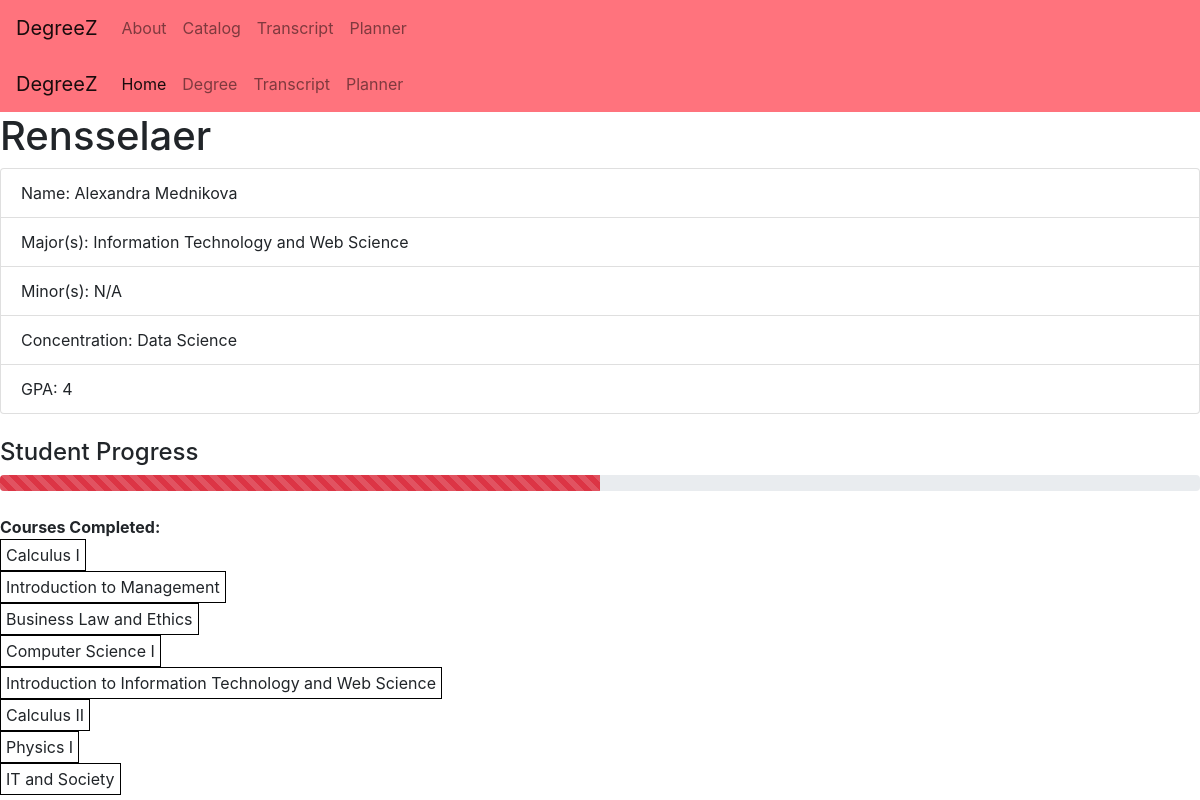
Screenshot of /client/home.php with the database file from the repository.
### tables this page shows
CREATE TABLE `testing` (
  `Major` varchar(100) NOT NULL,
  `Minor` varchar(100) NOT NULL,
  `Concentration` varchar(100) NOT NULL,
  `GPA` decimal(60,0) NOT NULL,
  `Person` varchar(100) NOT NULL
);

CREATE TABLE `classes` (
  `taken` varchar(100) NOT NULL
);

### client/home.php (the view, shortened to what this page needs)
<?php
	$dbUser = 'root';
	$dbPass = '';
	$dbSelect = 'test2';
	@ $db = new mysqli('localhost', $dbUser, $dbPass, $dbSelect);
    $sql = "SELECT Major, Minor, Concentration, GPA, Person FROM testing";
    $result = $db->query($sql);
    ?>
<link rel="stylesheet" href="https://cdn.jsdelivr.net/npm/bootstrap@4.5.3/dist/css/bootstrap.min.css">
<link rel="stylesheet" href="../degree-z.css">
</head>
<body>
    <nav class="navbar navbar-expand-lg navbar-light" style="background-color: #FF737D;">
        <a class="navbar-brand" href="#">DegreeZ</a>
        <div class="collapse navbar-collapse" id="navbarNav">
            <ul class="navbar-nav">
                <li class="nav-item active">
                    <a class="nav-link" href="home.html">Home </a>
                </li>
                <li class="nav-item">
                    <a class="nav-link" href="course-major-info.html">Degree</a>
                </li>
                <li class="nav-item">
                    <a class="nav-link" href="transcriptupload/transcriptupload.html">Transcript</a>
                </li>
                <li class="nav-item">
                    <a class="nav-link" href="future-semester-planner/future-semester-planner.html">Planner</a>
                </li>
            </ul>
        </div>
    </nav>
    <h1 class="header">Rensselaer</h1>
    <ul class="list-group">
    <li class="list-group-item"> <?php
        $result0 = $db->query($sql);
        if ($result0->num_rows > 0) {
  while($row1 = $result0->fetch_assoc()) {
    echo "Name: " . $row1["Person"].  "<br>";
  }
}
?></li>
        <li class="list-group-item"> <?php if ($result->num_rows > 0) {
  while($row = $result->fetch_assoc()) {
    echo "Major(s): " . $row["Major"].  "<br>";
  }
}
?></li>
        <li class="list-group-item"><?php
        $result1 = $db->query($sql);
        if ($result1->num_rows > 0) {
  while($row1 = $result1->fetch_assoc()) {
    echo "Minor(s): " . $row1["Minor"].  "<br>";
  }
}
?>
</li>
        <li class="list-group-item"><?php
        $result2 = $db->query($sql);
        if ($result2->num_rows > 0) {
  while($row1 = $result2->fetch_assoc()) {
    echo "Concentration: " . $row1["Concentration"].  "<br>";
  }
}
?>
        </li>
        <li class="list-group-item"><?php
        $result3 = $db->query($sql);
        if ($result3->num_rows > 0) {
  while($row1 = $result3->fetch_assoc()) {
    echo "GPA: " . $row1["GPA"].  "<br>";
  }
}
?></li>
    </ul><br>
    <h4>Student Progress</h4>
    <div class="progress">
        <div class="progress-bar progress-bar-striped bg-danger" role="progressbar" style="width: 50%" aria-valuenow="100" aria-valuemin="0" aria-valuemax="100"></div>
    </div><br>
<?php
    $sql2 = "SELECT taken FROM classes";
    $result5 = $db->query($sql2);
    if ($result5->num_rows > 0) {
        echo "<b>Courses Completed:</b> </br>";
        while($row1 = $result5->fetch_assoc()) {
          echo "<table> <td> " . $row1["taken"].  " </td> </table>";
        }
      }
    ?>

### degree-z.css (style rules this page uses)
body { margin: 0; }
table, th, td { border: 1px solid black; border-collapse: collapse; }
th, td { padding: 5px; text-align: left; }

### rows the page displays
testing: Person "Alexandra Mednikova", Major "Information Technology and Web Science", Minor "N/A", Concentration "Data Science", GPA "4"
classes: taken "Calculus I"
classes: taken "Introduction to Management"
classes: taken "Business Law and Ethics"
classes: taken "Computer Science I"
classes: taken "Introduction to Information Technology and Web Science"
classes: taken "Calculus II"
classes: taken "Physics I"
classes: taken "IT and Society"
